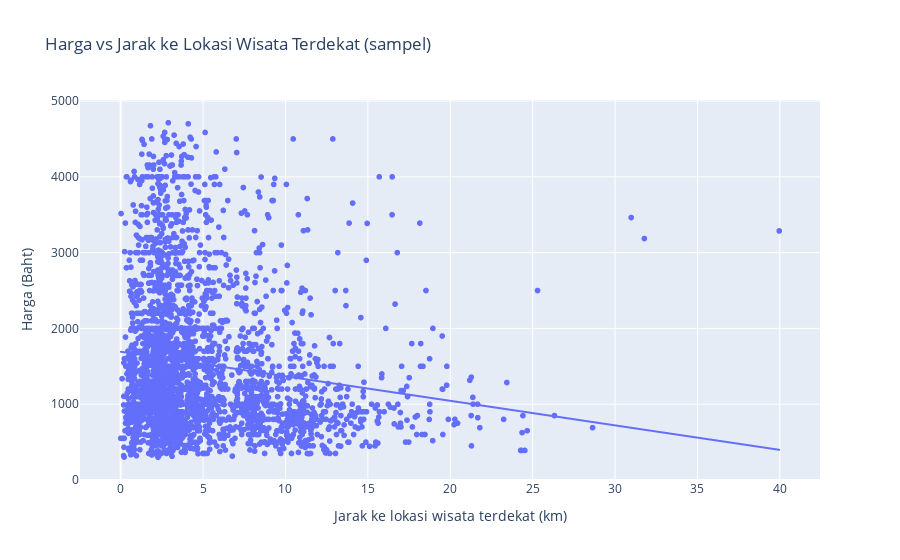
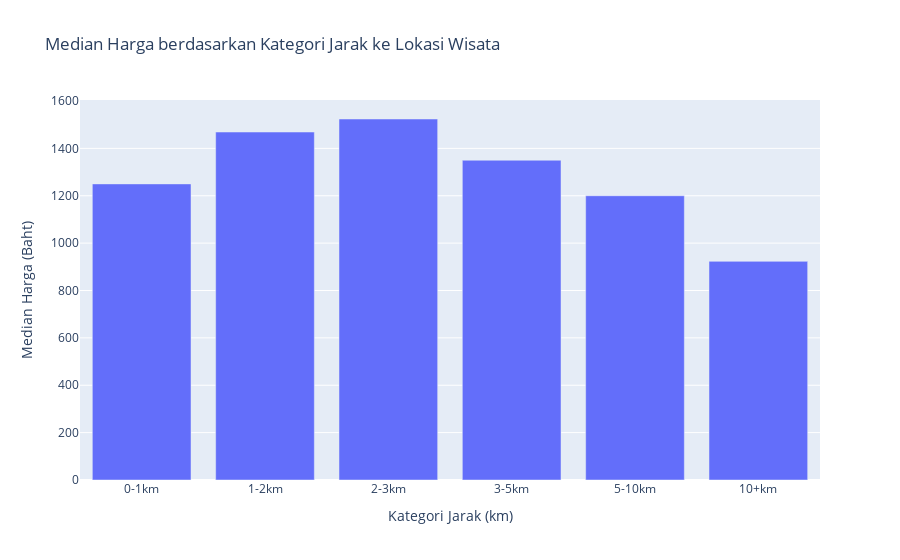

Notebook code for these charts, in order:
### Markdown cell above
***Harga vs Kedekatan Lokasi Wisata***

### Code cell
# Definisikan beberapa landmark wisata utama di Bangkok (lat, lon)
lokasi_wisata = {
    'Grand Palace': (13.7500, 100.4913),
    'Khao San Road': (13.7594, 100.4973),
    'Siam Paragon': (13.7461, 100.5344),
    'Chatuchak Market': (13.8000, 100.5535),
    'Asiatique': (13.7050, 100.5079)
}

from math import radians, cos, sin, asin, sqrt

# Fungsi haversine untuk menghitung jarak (km) antara dua koordinat
def haversine(lon1, lat1, lon2, lat2):
    # konversi derajat desimal ke radian
    lon1, lat1, lon2, lat2 = map(radians, [lon1, lat1, lon2, lat2])
    dlon = lon2 - lon1 
    dlat = lat2 - lat1 
    a = sin(dlat/2)**2 + cos(lat1) * cos(lat2) * sin(dlon/2)**2
    c = 2 * asin(sqrt(a))
    r = 6371 # jari-jari bumi dalam kilometer
    return c * r

# Hitung jarak ke lokasi wisata terdekat
def jarak_ke_wisata_terdekat(row):
    lat = row['latitude']
    lon = row['longitude']
    jarak_list = []
    for spot, (s_lat, s_lon) in lokasi_wisata.items():
        d = haversine(lon, lat, s_lon, s_lat)
        jarak_list.append(d)
    return min(jarak_list)

# Pastikan latitude & longitude tidak kosong
df = df.dropna(subset=['latitude','longitude']).copy()

# Tambahkan kolom jarak ke lokasi wisata terdekat
df['jarak_wisata_km'] = df.apply(jarak_ke_wisata_terdekat, axis=1)

# Analisis hubungan harga vs jarak (scatter plot dengan trendline OLS)
fig = px.scatter(
    df.sample(min(3000, len(df))), 
    x='jarak_wisata_km', 
    y='price', 
    trendline='ols',
    labels={'jarak_wisata_km':'Jarak ke lokasi wisata terdekat (km)','price':'Harga (Baht)'},
    title='Harga vs Jarak ke Lokasi Wisata Terdekat (sampel)'
)
fig.show()

# Buat kategori jarak (binning)
df['kategori_jarak'] = pd.cut(
    df['jarak_wisata_km'], 
    bins=[0,1,2,3,5,10,50], 
    labels=['0-1km','1-2km','2-3km','3-5km','5-10km','10+km']
)

# Hitung median harga per kategori jarak
median_jarak = df.groupby('kategori_jarak')['price'].median().reset_index()

# Visualisasi median harga berdasarkan kategori jarak
fig = px.bar(
    median_jarak, 
    x='kategori_jarak', 
    y='price', 
    title='Median Harga berdasarkan Kategori Jarak ke Lokasi Wisata',
    labels={'kategori_jarak':'Kategori Jarak (km)', 'price':'Median Harga (Baht)'}
)
fig.show()

### Figure 1 — Plotly figure (JSON) as saved in the notebook; plotly's stock layout.template omitted (floating-point values rounded to 4 significant figures; data arrays with more than 128 entries replaced by an {"elided": "..."} marker saying what was removed)
{"data": [{"hovertemplate": "Jarak ke lokasi wisata terdekat (km)=%{x}<br>Harga (Baht)=%{y}<extra></extra>", "legendgroup": "", "marker": {"color": "#636efa", "symbol": "circle"}, "mode": "markers", "name": "", "showlegend": false, "type": "scattergl", "x": {"elided": "3000 float values"}, "xaxis": "x", "y": {"elided": "3000 float values"}, "yaxis": "y"}, {"hovertemplate": "<b>OLS trendline</b><br>price = -32.3852 * jarak_wisata_km + 1692.4<br>R<sup>2</sup>=0.021864<br><br>Jarak ke lokasi wisata terdekat (km)=%{x}<br>Harga (Baht)=%{y} <b>(trend)</b><extra></extra>", "legendgroup": "", "marker": {"color": "#636efa", "symbol": "circle"}, "mode": "lines", "name": "", "showlegend": false, "type": "scattergl", "x": {"elided": "3000 float values"}, "xaxis": "x", "y": {"elided": "3000 float values"}, "yaxis": "y"}], "layout": {"legend": {"tracegroupgap": 0}, "title": {"text": "Harga vs Jarak ke Lokasi Wisata Terdekat (sampel)"}, "xaxis": {"anchor": "y", "domain": [0, 1], "title": {"text": "Jarak ke lokasi wisata terdekat (km)"}}, "yaxis": {"anchor": "x", "domain": [0, 1], "title": {"text": "Harga (Baht)"}}}}

### Figure 2 — Plotly figure (JSON) as saved in the notebook; plotly's stock layout.template omitted (floating-point values rounded to 4 significant figures)
{"data": [{"hovertemplate": "Kategori Jarak (km)=%{x}<br>Median Harga (Baht)=%{y}<extra></extra>", "legendgroup": "", "marker": {"color": "#636efa", "pattern": {"shape": ""}}, "name": "", "orientation": "v", "showlegend": false, "textposition": "auto", "type": "bar", "x": ["0-1km", "1-2km", "2-3km", "3-5km", "5-10km", "10+km"], "xaxis": "x", "y": [1250.0, 1469.0, 1524.0, 1350.0, 1200.0, 923.0], "yaxis": "y"}], "layout": {"barmode": "relative", "legend": {"tracegroupgap": 0}, "title": {"text": "Median Harga berdasarkan Kategori Jarak ke Lokasi Wisata"}, "xaxis": {"anchor": "y", "domain": [0, 1], "title": {"text": "Kategori Jarak (km)"}}, "yaxis": {"anchor": "x", "domain": [0, 1], "title": {"text": "Median Harga (Baht)"}}}}
